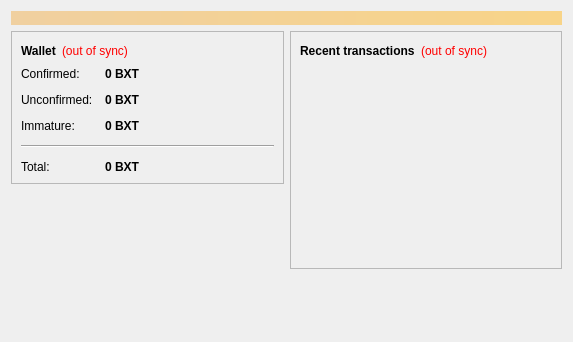
<?xml version="1.0" encoding="UTF-8"?>
<ui version="4.0">
 <class>OverviewPage</class>
 <widget class="QWidget" name="OverviewPage">
  <property name="geometry">
   <rect>
    <x>0</x>
    <y>0</y>
    <width>573</width>
    <height>342</height>
   </rect>
  </property>
  <property name="windowTitle">
   <string>Form</string>
  </property>
  <layout class="QVBoxLayout" name="topLayout">
   <item>
    <widget class="QLabel" name="labelAlerts">
     <property name="visible">
      <bool>false</bool>
     </property>
     <property name="styleSheet">
      <string notr="true">background-color: qlineargradient(x1: 0, y1: 0, x2: 1, y2: 0, stop:0 #F0D0A0, stop:1 #F8D488); color:#000000;</string>
     </property>
     <property name="wordWrap">
      <bool>true</bool>
     </property>
     <property name="margin">
      <number>3</number>
     </property>
    </widget>
   </item>
   <item>
    <layout class="QHBoxLayout" name="horizontalLayout" stretch="1,1">
     <item>
      <layout class="QVBoxLayout" name="verticalLayout_2">
       <item>
        <widget class="QFrame" name="frame">
         <property name="frameShape">
          <enum>QFrame::StyledPanel</enum>
         </property>
         <property name="frameShadow">
          <enum>QFrame::Raised</enum>
         </property>
         <layout class="QVBoxLayout" name="verticalLayout_4">
          <item>
           <layout class="QHBoxLayout" name="horizontalLayout_4">
            <item>
             <widget class="QLabel" name="label_5">
              <property name="font">
               <font>
                <weight>75</weight>
                <bold>true</bold>
               </font>
              </property>
              <property name="text">
               <string>Wallet</string>
              </property>
             </widget>
            </item>
            <item>
             <widget class="QLabel" name="labelWalletStatus">
              <property name="toolTip">
               <string>The displayed information may be out of date. Your wallet automatically synchronizes with the BitToken network after a connection is established, but this process has not completed yet.</string>
              </property>
              <property name="styleSheet">
               <string notr="true">QLabel { color: red; }</string>
              </property>
              <property name="text">
               <string notr="true">(out of sync)</string>
              </property>
              <property name="alignment">
               <set>Qt::AlignLeading|Qt::AlignLeft|Qt::AlignVCenter</set>
              </property>
             </widget>
            </item>
            <item>
             <spacer name="horizontalSpacer_2">
              <property name="orientation">
               <enum>Qt::Horizontal</enum>
              </property>
              <property name="sizeHint" stdset="0">
               <size>
                <width>40</width>
                <height>20</height>
               </size>
              </property>
             </spacer>
            </item>
           </layout>
          </item>
          <item>
           <layout class="QFormLayout" name="formLayout_2">
            <property name="fieldGrowthPolicy">
             <enum>QFormLayout::AllNonFixedFieldsGrow</enum>
            </property>
            <property name="horizontalSpacing">
             <number>12</number>
            </property>
            <property name="verticalSpacing">
             <number>12</number>
            </property>
            <item row="0" column="0">
             <widget class="QLabel" name="label">
              <property name="text">
               <string>Confirmed:</string>
              </property>
             </widget>
            </item>
            <item row="0" column="1">
             <widget class="QLabel" name="labelBalance">
              <property name="font">
               <font>
                <weight>75</weight>
                <bold>true</bold>
               </font>
              </property>
              <property name="cursor">
               <cursorShape>IBeamCursor</cursorShape>
              </property>
              <property name="toolTip">
               <string>Your current spendable balance</string>
              </property>
              <property name="text">
               <string notr="true">0 BXT</string>
              </property>
              <property name="textInteractionFlags">
               <set>Qt::LinksAccessibleByMouse|Qt::TextSelectableByKeyboard|Qt::TextSelectableByMouse</set>
              </property>
             </widget>
            </item>
            <item row="1" column="0">
             <widget class="QLabel" name="label_3">
              <property name="text">
               <string>Unconfirmed:</string>
              </property>
             </widget>
            </item>
            <item row="1" column="1">
             <widget class="QLabel" name="labelUnconfirmed">
              <property name="font">
               <font>
                <weight>75</weight>
                <bold>true</bold>
               </font>
              </property>
              <property name="cursor">
               <cursorShape>IBeamCursor</cursorShape>
              </property>
              <property name="toolTip">
               <string>Total of transactions that have yet to be confirmed, and do not yet count toward the spendable balance</string>
              </property>
              <property name="text">
               <string notr="true">0 BXT</string>
              </property>
              <property name="textInteractionFlags">
               <set>Qt::LinksAccessibleByMouse|Qt::TextSelectableByKeyboard|Qt::TextSelectableByMouse</set>
              </property>
             </widget>
            </item>
            <item row="2" column="0">
             <widget class="QLabel" name="labelImmatureText">
              <property name="text">
               <string>Immature:</string>
              </property>
             </widget>
            </item>
            <item row="2" column="1">
             <widget class="QLabel" name="labelImmature">
              <property name="font">
               <font>
                <weight>75</weight>
                <bold>true</bold>
               </font>
              </property>
              <property name="toolTip">
               <string>Mined balance that has not yet matured</string>
              </property>
              <property name="text">
               <string notr="true">0 BXT</string>
              </property>
              <property name="textInteractionFlags">
               <set>Qt::LinksAccessibleByMouse|Qt::TextSelectableByKeyboard|Qt::TextSelectableByMouse</set>
              </property>
             </widget>
            </item>
            <item row="4" column="0">
             <widget class="QLabel" name="labelTotalText">
              <property name="text">
               <string>Total:</string>
              </property>
             </widget>
            </item>
            <item row="4" column="1">
             <widget class="QLabel" name="labelTotal">
              <property name="font">
               <font>
                <weight>75</weight>
                <bold>true</bold>
               </font>
              </property>
              <property name="cursor">
               <cursorShape>IBeamCursor</cursorShape>
              </property>
              <property name="toolTip">
               <string>Your current total balance</string>
              </property>
              <property name="text">
               <string notr="true">0 BXT</string>
              </property>
              <property name="textInteractionFlags">
               <set>Qt::LinksAccessibleByMouse|Qt::TextSelectableByKeyboard|Qt::TextSelectableByMouse</set>
              </property>
             </widget>
            </item>
            <item row="3" column="0" colspan="2">
             <widget class="Line" name="line">
              <property name="orientation">
               <enum>Qt::Horizontal</enum>
              </property>
             </widget>
            </item>
           </layout>
          </item>
         </layout>
        </widget>
       </item>
       <item>
        <spacer name="verticalSpacer">
         <property name="orientation">
          <enum>Qt::Vertical</enum>
         </property>
         <property name="sizeHint" stdset="0">
          <size>
           <width>20</width>
           <height>40</height>
          </size>
         </property>
        </spacer>
       </item>
     <item>
      <widget class="QLabel" name="label_6">
       <property name="text">
        <string/>
       </property>
       <property name="pixmap">
        <pixmap resource="../bitcoin.qrc">:/images/backg</pixmap>
       </property>
       <property name="scaledContents">
        <bool>false</bool>
       </property>
       <property name="alignment">
        <set>Qt::AlignCenter</set>
       </property>
       <property name="margin">
        <number>-2</number>
       </property>
      </widget>
     </item>
      </layout>
     </item>
     <item>
      <layout class="QVBoxLayout" name="verticalLayout_3">
       <item>
        <widget class="QFrame" name="frame_2">
         <property name="frameShape">
          <enum>QFrame::StyledPanel</enum>
         </property>
         <property name="frameShadow">
          <enum>QFrame::Raised</enum>
         </property>
         <layout class="QVBoxLayout" name="verticalLayout">
          <item>
           <layout class="QHBoxLayout" name="horizontalLayout_2">
            <item>
             <widget class="QLabel" name="label_4">
              <property name="text">
               <string>&lt;b&gt;Recent transactions&lt;/b&gt;</string>
              </property>
             </widget>
            </item>
            <item>
             <widget class="QLabel" name="labelTransactionsStatus">
              <property name="toolTip">
               <string>The displayed information may be out of date. Your wallet automatically synchronizes with the BitToken network after a connection is established, but this process has not completed yet.</string>
              </property>
              <property name="styleSheet">
               <string notr="true">QLabel { color: red; }</string>
              </property>
              <property name="text">
               <string notr="true">(out of sync)</string>
              </property>
              <property name="alignment">
               <set>Qt::AlignRight|Qt::AlignTrailing|Qt::AlignVCenter</set>
              </property>
             </widget>
            </item>
            <item>
             <spacer name="horizontalSpacer">
              <property name="orientation">
               <enum>Qt::Horizontal</enum>
              </property>
              <property name="sizeHint" stdset="0">
               <size>
                <width>40</width>
                <height>20</height>
               </size>
              </property>
             </spacer>
            </item>
           </layout>
          </item>
          <item>
           <widget class="QListView" name="listTransactions">
            <property name="styleSheet">
             <string notr="true">QListView { background: transparent; }</string>
            </property>
            <property name="frameShape">
             <enum>QFrame::NoFrame</enum>
            </property>
            <property name="verticalScrollBarPolicy">
             <enum>Qt::ScrollBarAlwaysOff</enum>
            </property>
            <property name="horizontalScrollBarPolicy">
             <enum>Qt::ScrollBarAlwaysOff</enum>
            </property>
            <property name="selectionMode">
             <enum>QAbstractItemView::NoSelection</enum>
            </property>
           </widget>
          </item>
         </layout>
        </widget>
       </item>
       <item>
        <spacer name="verticalSpacer_2">
         <property name="orientation">
          <enum>Qt::Vertical</enum>
         </property>
         <property name="sizeHint" stdset="0">
          <size>
           <width>20</width>
           <height>40</height>
          </size>
         </property>
        </spacer>
       </item>
      </layout>
     </item>
    </layout>
   </item>
  </layout>
 </widget>
 <resources/>
 <connections/>
</ui>
